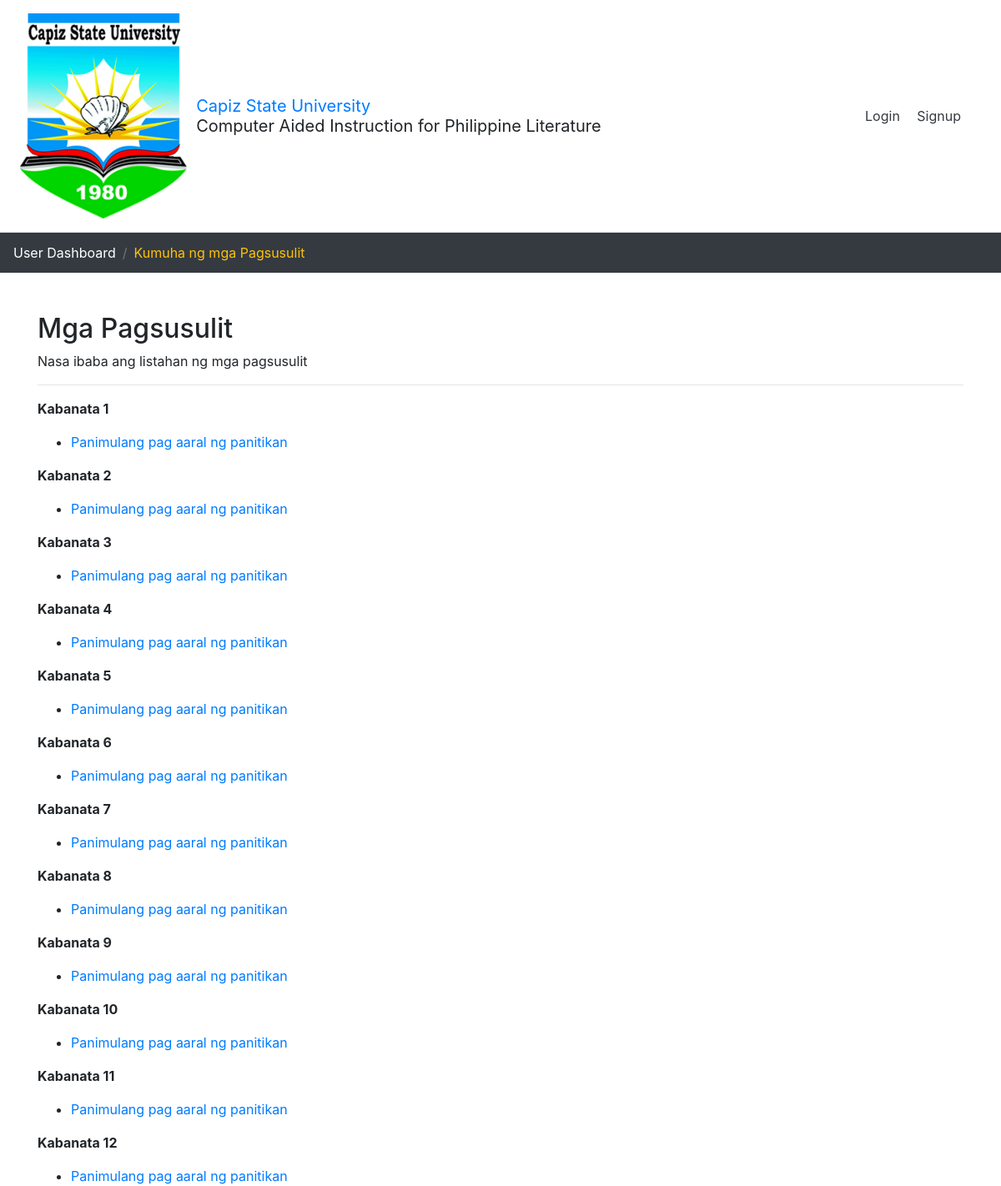
The page /take-quiz.php on the database as committed earlier.
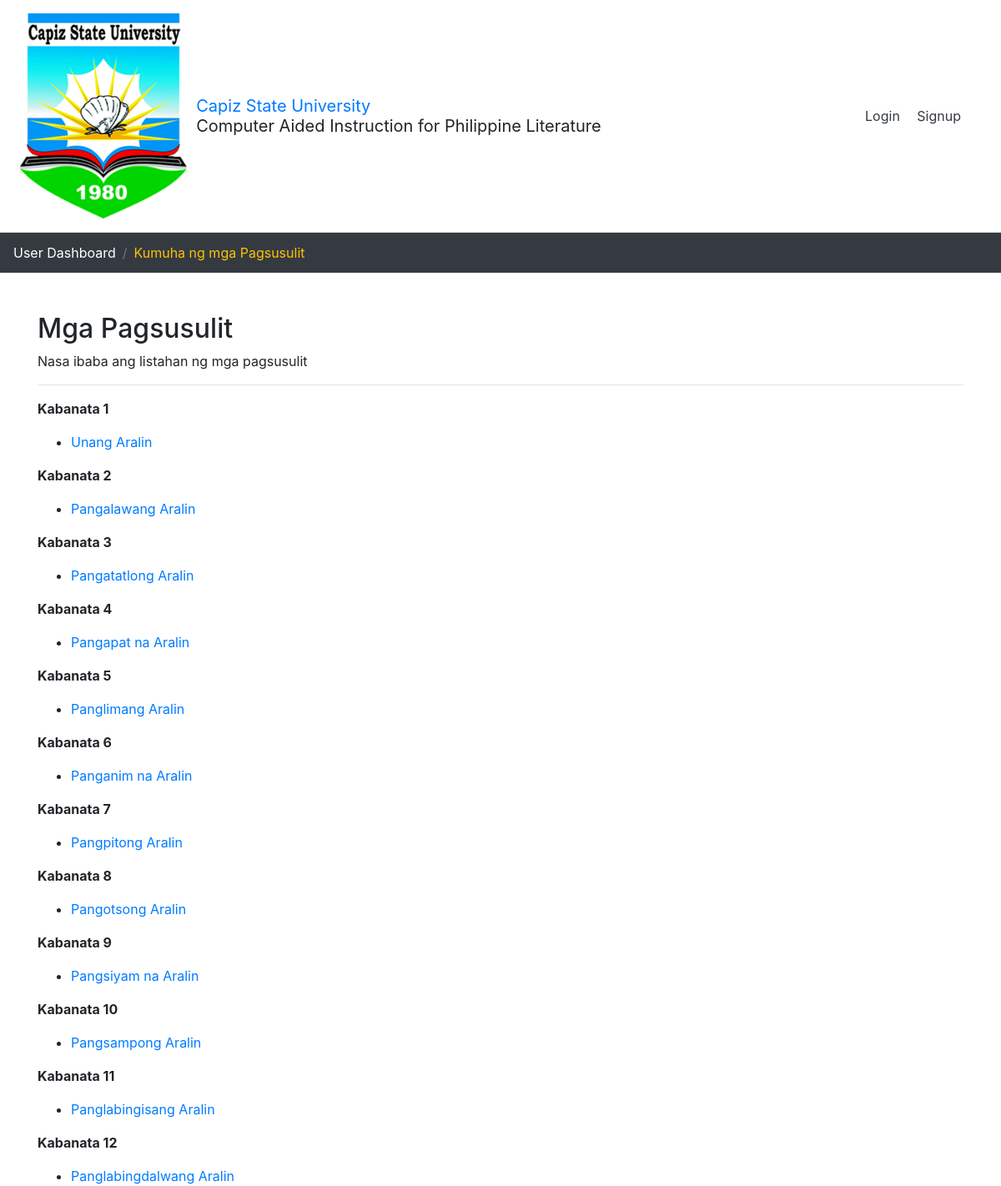
The same page on the database as committed later.
### tables this page shows
CREATE TABLE IF NOT EXISTS `lesson` (
  `id` int(11) NOT NULL AUTO_INCREMENT,
  `chapter_id` int(11) NOT NULL,
  `lesson_name` varchar(500) NOT NULL,
  `lesson_description` varchar(10000) NOT NULL,
  `status` int(11) DEFAULT NULL,
  PRIMARY KEY (`id`)
);

### take-quiz.php (the view, shortened to what this page needs)
<!DOCTYPE html>
<html>
<?php include 'view/partials/header.php'?>
<body>
  <?php
    include 'view/partials/navbar.php';
  ?>
  <nav aria-label="breadcrumb">
	  <ol class="breadcrumb bg-dark">
	    <li class="breadcrumb-item caipl-link"><a href="user-dashboard.php">User Dashboard</a></li>
	    <li class="breadcrumb-item active text-warning" aria-current="page">Kumuha ng mga Pagsusulit</li>
	  </ol>
	</nav>
  <div class="container mt-5 mh60vh">
    <h2>Mga Pagsusulit</h2>
    <p>Nasa ibaba ang listahan ng mga pagsusulit</p><hr>
    <?php
        $con = mysqli_connect("localhost","root","","caipl");
        $result = mysqli_query($con, "SELECT * FROM chapter");
        while($row = mysqli_fetch_array($result))
        {
          $chapterid = $row['id'];
          echo "<p><strong>" . $row['chapter_name'] . "</strong></p>";
          $results = mysqli_query($con, "SELECT * FROM lesson WHERE chapter_id='$chapterid'");
          echo "<ul>";
          while($rows = mysqli_fetch_array($results))
          {
            $id = $rows['id'];
            echo "<li><a href='view-quiz.php?id=$id'>" . $rows['lesson_name'] . "</a></li>";
          }
          echo "</ul>";
        }
    ?>
  </div>
</body>
</html>

Rows that differ between the two databases and show on the page:
changed lesson: lesson_name "Panimulang pag aaral ng panitikan" → "Unang Aralin"
changed lesson: lesson_name "Panimulang pag aaral ng panitikan" → "Pangalawang Aralin"
changed lesson: lesson_name "Panimulang pag aaral ng panitikan" → "Pangatatlong Aralin"
changed lesson: lesson_name "Panimulang pag aaral ng panitikan" → "Pangapat na Aralin"
changed lesson: lesson_name "Panimulang pag aaral ng panitikan" → "Panglimang Aralin"
changed lesson: lesson_name "Panimulang pag aaral ng panitikan" → "Panganim na Aralin"
changed lesson: lesson_name "Panimulang pag aaral ng panitikan" → "Pangpitong Aralin"
changed lesson: lesson_name "Panimulang pag aaral ng panitikan" → "Pangotsong Aralin"
changed lesson: lesson_name "Panimulang pag aaral ng panitikan" → "Pangsiyam na Aralin"
changed lesson: lesson_name "Panimulang pag aaral ng panitikan" → "Pangsampong Aralin"
changed lesson: lesson_name "Panimulang pag aaral ng panitikan" → "Panglabingisang Aralin"
changed lesson: lesson_name "Panimulang pag aaral ng panitikan" → "Panglabingdalwang Aralin"
